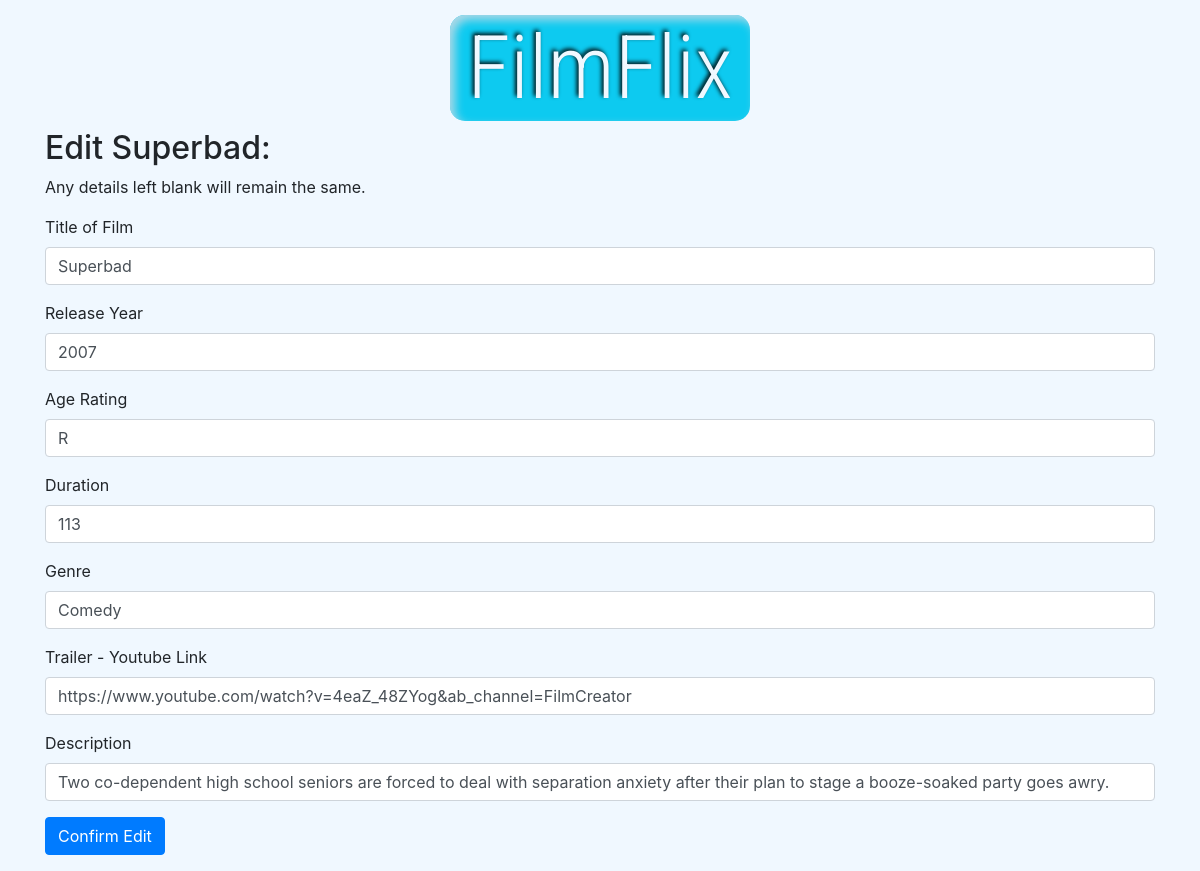
The app's page /1/edit with its own data.
### tables this page shows
CREATE TABLE tblFilms (
    filmID INTEGER PRIMARY KEY AUTOINCREMENT,
    title TEXT NOT NULL,
    ReleaseYear INTEGER NOT NULL,
    rating TEXT NOT NULL,
    duration INTEGER NOT NULL,
    genre TEXT NOT NULL,
    trailer TEXT NOT NULL,
    description TEXT NOT NULL
);

### app.py (the view, shortened to what this page needs)
@app.route('/<int:id>/edit', methods=('GET', 'POST'))
def edit(id):
    film = get_film(id)
    return render_template('edit.html', film = film)

### app.py (called while the page is built)
def get_db_connection():
    dbCon = sql.connect('filmflix.db')
    dbCon.row_factory = sql.Row
    return dbCon

def get_film(id):
    dbCon = get_db_connection()
    film = dbCon.execute('SELECT * FROM tblFilms WHERE filmID = ?',
                        (id,)).fetchone()
    dbCon.close()
    if film is None:
        abort(404)
    return film

### templates/edit.html
{% extends 'base.html'%}
{%block content%}
<h2>Edit {{film['title']}}:</h2>
<p>Any details left blank will remain the same.</p>
<form method="post">
    <div class="form-group">
        <label for="title">Title of Film</label>
        <input type="text" name="title" placeholder="Film title" class="form-control"
            value="{{ request.form['title'] or film['title'] }}"></input>
    </div>
    <div class="form-group">
        <label for="ReleaseYear">Release Year</label>
        <input type="text" name="ReleaseYear" placeholder="Release Year" class="form-control"
            value="{{ request.form['ReleaseYear'] or film['ReleaseYear'] }}"></input>
    </div>
    <div class="form-group">
        <label for="rating">Age Rating</label>
        <input type="text" name="rating" placeholder="Rating" class="form-control"
            value="{{ request.form['rating'] or film['rating'] }}"></input>
    </div>
    <div class="form-group">
        <label for="duration">Duration</label>
        <input type="text" name="duration" placeholder="Duration (In minutes -- No units -- Example: 115)"
            class="form-control" value="{{ request.form['duration'] or film['duration'] }}"></input>
    </div>
    <div class="form-group">
        <label for="genre">Genre</label>
        <input type="text" name="genre" placeholder="Genre" class="form-control"
            value="{{ request.form['genre'] or film['genre'] }}"></input>
    </div>
    <div class="form-group">
        <label for="trailer">Trailer - Youtube Link</label>
        <input type="text" name="trailer"
            placeholder="Example: https://www.youtube.com/watch?v=C4YbpuGwQ&t=11s&ab_channel=Example" class="
            form-control"
            value="https://www.youtube.com/watch?v={{ request.form['trailer'] or film['trailer'] }}&ab_channel=FilmCreator"></input>
    </div>
    <div class="form-group">
        <label for="description">Description</label>
        <input type="text" name="description" placeholder="Short one sentance summary of the movie" class="form-control"
            value="{{ request.form['description'] or film['description'] }}"></input>
    </div>
    <div class="form-group">
        <button type="submit" class="btn btn-primary">Confirm Edit</button>
    </div>
</form>
{%endblock%}

### static/css/style.css (style rules this page uses)
body { background-color: aliceblue; }

### records on screen
tblFilms: title "Superbad", ReleaseYear "2007", rating "R", duration "113", genre "Comedy", trailer "https://www.youtube.com/watch?v=4eaZ_48ZYog&ab_channel=FilmCreator", description "Two co-dependent high school seniors are forced to deal with separation anxiety after their plan to stage a booze-soaked party goes awry."
